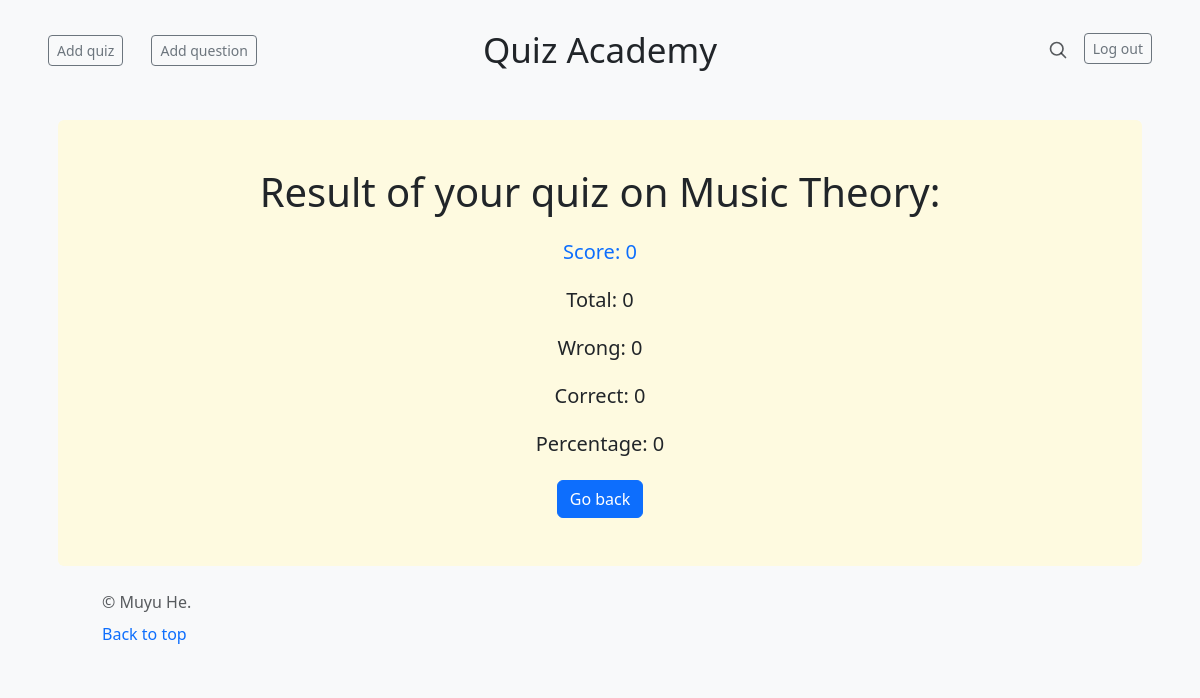
Page /result/ (signed in) on the committed database.
### quizzes/models.py (models this page shows, shortened)
class Score(models.Model):
    created_time = models.DateTimeField(auto_now_add=True)
    user = models.ForeignKey(User, default=1, on_delete=models.CASCADE)
    score = models.IntegerField(default=0)
    wrong = models.IntegerField(default=0)
    correct = models.IntegerField(default=0)
    total = models.IntegerField(default=0)
    percentage = models.IntegerField(default=0)
    quiz = models.ForeignKey(Quiz, default=1, on_delete=models.CASCADE)

class Quiz(models.Model):
    name = models.CharField(max_length=100)
    head = models.ForeignKey(Question, null=True, blank=True, on_delete=models.SET_NULL)
    def __str__(self):
        return self.name

### quizzes/views.py (the view)
# urls.py: re_path('^result/$', views.result, name='result'),
@login_required
def result(request):
    scores = Score.objects.filter(user=request.user).order_by('-created_time')
    score = scores[0]
    context = {'score': score}
    return render(request, 'quizzes/result.html', context)

### quizzes/templates/quizzes/result.html
{% extends 'quizzes/base.html' %}
{% block header %}
    <div class="jumbotron p-3 p-md-5 mx-3 rounded" style="background-color: #fefae0">
        <div class="col-md-12 px-0 text-center">
            <h1 class="text-dark px-4">Result of your quiz on {{score.quiz}}:</h1>
            <h5 class="text-primary my-4">Score: {{score.score}}</h5>
            <h5 class="text-dark my-4">Total: {{score.total}}</h5>
            <h5 class="text-dark my-4">Wrong: {{score.wrong}}</h5>
            <h5 class="text-dark my-4">Correct: {{score.correct}}</h5>
            <h5 class="text-dark my-4">Percentage: {{score.percentage}}</h5>
            <a href="{% url 'quizzes:index' %}" class="btn btn-primary">Go back</a>
        </div>
    </div>
{% endblock header %}

### rows in the picture
Score: quiz "Music Theory", score "0", total "0", wrong "0", correct "0", percentage "0"
